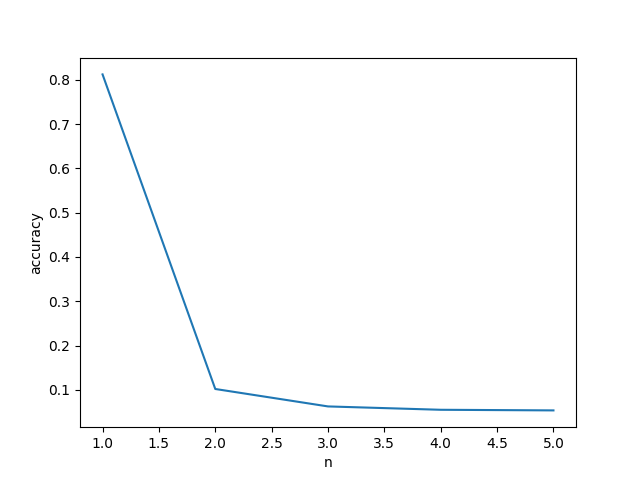

This figure's Python source:
from nltk.corpus import brown
from nltk import NgramTagger
import matplotlib.pyplot as plt
import pandas as pd

Tagged = list[list[tuple[str, str]]]


def run(n: int, train: Tagged, test: Tagged) -> float:
    """n-gram タガーを実行する

    Parameters
    ----------
    n : int
        n-gram の n
    train : Tagged
        学習用データ
    test : Tagged
        テスト用データ

    Returns
    -------
    float
        精度
    """
    tagger = NgramTagger(n, train)
    return tagger.accuracy(test)


if __name__ == "__main__":
    tagged_sents = brown.tagged_sents(categories="news")
    size = int(len(tagged_sents) * 0.9)
    train = tagged_sents[:size]
    test = tagged_sents[size:]
    ns = range(1, 6)
    accuracies = [run(n, train, test) for n in ns]
    df = pd.DataFrame({"n": ns, "accuracy": accuracies})
    plt.plot(ns, accuracies)
    plt.xlabel("n")
    plt.ylabel("accuracy")
    plt.savefig("./n_tagger.png")
    print(df)
